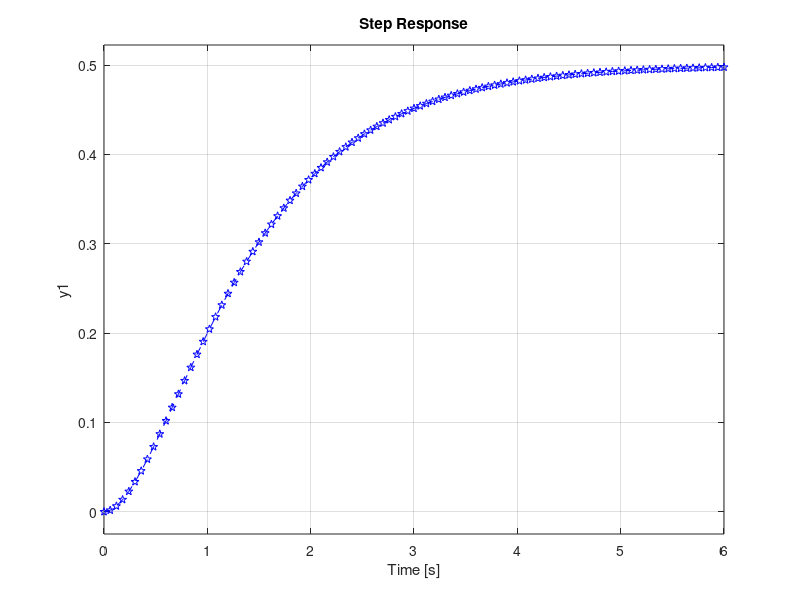

This figure's MATLAB source:
%{
This is a program for testing out PID algorithms
It works for MATLAB and Octave
It can generate graphs for the four common control systems: P, PI, PD and PID for measurements and analysis
The program is flexible and does not require changes in the code structure for repeated testing
%}


pkg load control            % Imports control package, comment out for MATLAB
clear                       % Clear the workspace variables
clc                         % Clear the command window
close all                   % Close all open figure windows

% S = 1 / (s^2 + 3s + 1)
num = 1;                    % Define the numerator of the system transfer function
den = [1 3 1];              % Define the denominator of the system transfer function
S = tf(num, den);           % Create a transfer function object S using the numerator and denominator coefficients

H = 1;                      % Define the transfer function of the feedback path, which is simply 1

M = feedback(S, H);         % Create a closed-loop transfer function M by connecting the system S and the feedback path H

step(M, 'p--b');            % Plot the step response of the closed-loop system M using a dashed blue line

hold on;                    % Allow multiple plots on the same figure



choice = input("Choose P (1), PI (2), PD (3), or PID (4): ");
fprintf("\n");
switch choice
  
  case 1
  
    stop = 1;
    while(stop == true)
      
      Kp = input("Enter the value of the proportional gain Kp: ");
    
      % Create a PID controller object with the specified gain
      % GC = Kp + Ki*(1/s) + Kd*s
      GC = pid(Kp);  
      % Create a new closed-loop transfer function connecting the system GC*S and the feedback path H    
      MC = feedback(GC*S, H);
      % Plot the step response of the closed-loop system M using a dashed blue line
      step(M, 'p--b'); 
      % Allow multiple plots on the same figure
      hold on;
      % Plot the step response
      step(MC, '*-.g');
      % In Octave the transfer function is not getting plotted
      % Uncomment the following to draw a line similar to the transfer function in Octave
      %line([0, 100000], [1, 1], 'Color', 'red', 'LineStyle', '--', 'LineWidth', 2);
 
    
      % Initiallize graph grid
      grid on;
      % Create a label to hold information
      legend({strcat("Open Loop"), strcat("Kp=", num2str(Kp))}, "location", "southeast");
      % By design legends are enclosed in a box, remove it
      legend boxoff;
      % Graph title
      title("Proportional Controller");
      
      fprintf("\n");
      stop = input("End? Yes (0) or No (1): ");
      fprintf("\n");
    end
    
  case 2
    
    stop = 1;
    while(stop == true)
  
      Kp = input("Enter the value of the proportional gain Kp: ");
      Ki = input("Enter the value of the integral gain Ki: ");
    
      GC = pid(Kp, Ki);
      MC = feedback(GC*S, H);
      step(M, 'p--b'); 
      hold on;
      step(MC, '*-.g');
      %line([0, 100000], [1, 1], 'Color', 'red', 'LineStyle', '--', 'LineWidth', 2);
    
    
      grid on;
      legend({strcat("Open Loop"), strcat("Kp=", num2str(Kp), ", Ki=", num2str(Ki))}, "location", "southeast");
      legend boxoff;
      title("Proportional Integral Controller");
    
      fprintf("\n");
      stop = input("End? Yes (0) or No (1): ");
      fprintf("\n");
    end
    
  case 3
  
    stop = 1;
    while(stop == true)
  
      Kp = input("Enter the value of the proportional gain Kp: ");
      Kd = input("Enter the value of the derivative gain Kd: ");
    
      GC = pid(Kp, Kd);
      MC = feedback(GC*S, H);
      step(M, 'p--b'); 
      hold on;
      step(MC, '*-.g');
      %line([0, 100000], [1, 1], 'Color', 'red', 'LineStyle', '--', 'LineWidth', 2);
    
    
      grid on;
      legend({strcat("Open Loop"), strcat("Kp=", num2str(Kp), ", Kd=", num2str(Kd))}, "location", "southeast");
      legend boxoff;
      title("Proportional Derivative Controller");
    
      fprintf("\n");
      stop = input("End? Yes (0) or No (1): ");
      fprintf("\n");
    end
    
  case 4
  
    stop = 1;
    while(stop == true)
    
      Kp = input("Enter the value of the proportional gain Kp: ");
      Ki = input("Enter the value of the integral gain Ki: ");
      Kd = input("Enter the value of the derivative gain Kd: ");
    
      GC = pid(Kp, Ki, Kd);
      MC = feedback(GC*S, H);
      step(M, 'p--b'); 
      hold on;
      step(MC, '*-.g');
      %line([0, 100000], [1, 1], 'Color', 'red', 'LineStyle', '--', 'LineWidth', 2);
    
    
      grid on;
      legend({strcat("Open Loop"), strcat("Kp=", num2str(Kp), ", Ki=", num2str(Ki), ", Kd=", num2str(Kd))}, "location", "southeast");
      legend boxoff;
      title("Proportional Integral Derivative Controller");
      
      fprintf("\n");
      stop = input("End? Yes (0) or No (1): ");
      fprintf("\n");
    end
  
  otherwise
    
    fprintf("Choose 1, 2, 3, or 4\n")

end
